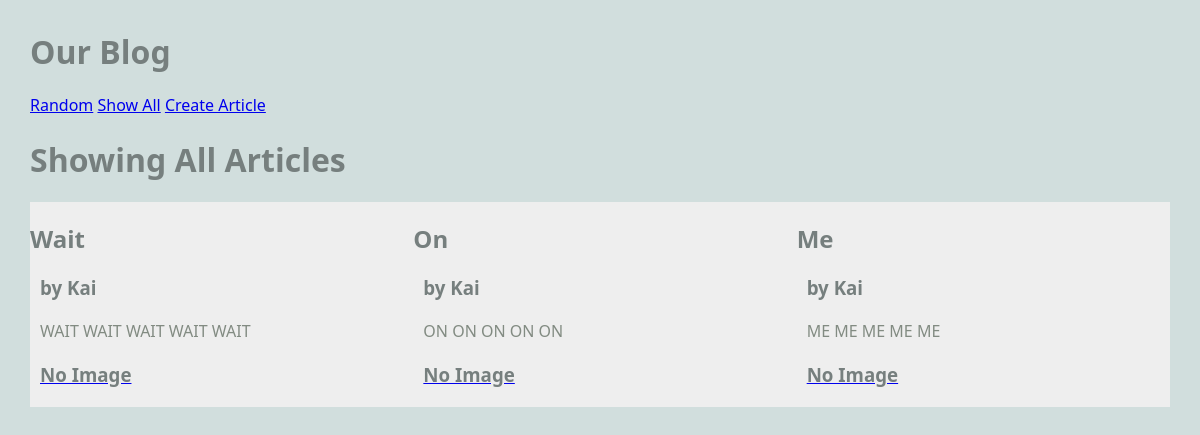
/blog/show_all, run on an earlier commit of the app's database.
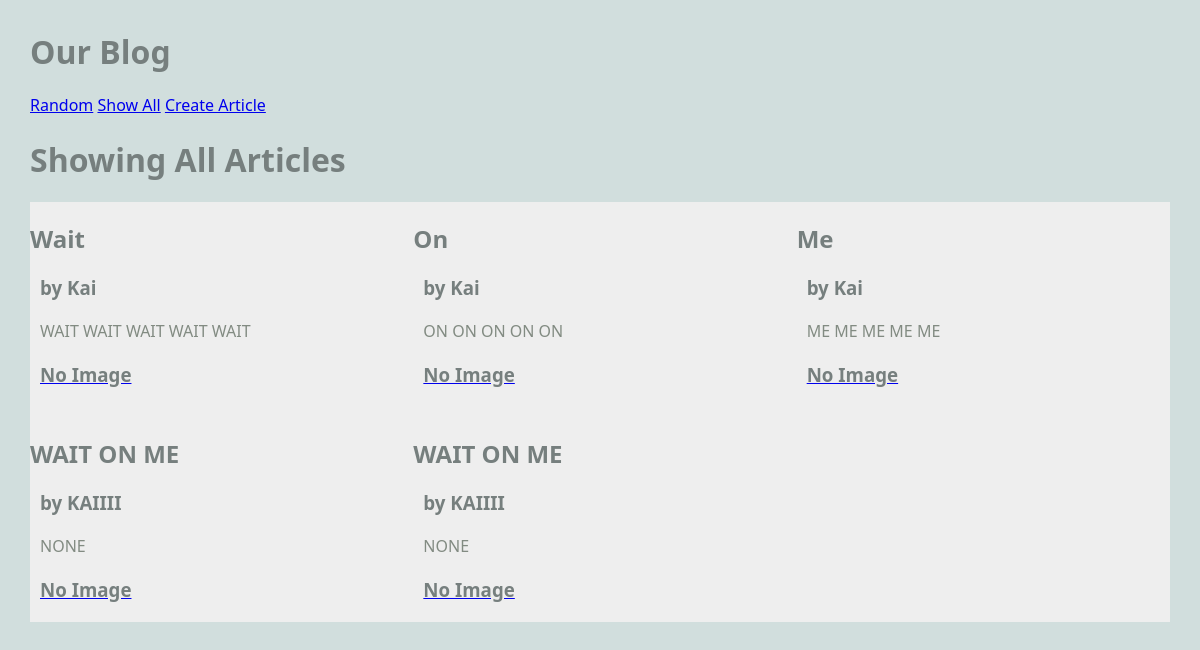
And on a later commit of the database.
### blog/models.py (models this page shows, shortened)
class Article(models.Model):
    title = models.TextField(blank=True)
    author = models.TextField(blank=True)
    text = models.TextField(blank=True)
    published = models.DateTimeField(auto_now=True)
    image_file = models.ImageField(blank=True) # Actual Image
    def __str__(self):
        return f'{self.title} by {self.author}'

### blog/views.py (the view)
# urls.py: path('show_all', ShowAllView.as_view(), name="show_all"),
class ShowAllView(ListView):
    model = Article
    template_name = "blog/show_all.html"
    context_object_name = "articles"

### blog/templates/blog/show_all.html
{% extends 'blog/base.html' %}
{% block content %}
<h1>Showing All Articles</h1>
<main class="grid-container">
     {% for article in articles %}
     <article>
        <div>
            <h2>
                {{article.title}}
            </h2>
            <h3>
                by {{article.author}}
            </h3>
            <p>
                {{article.text}}
            </p>
        </div>
        <a href="{% url 'article' article.pk %}">
        {% if article.image_file %}
        <img src="{{article.image_file.url}}" alt="Kai">
        {% else %}
        <h3>No Image</h3>
        {% endif %}
        </a>
    </article>
     {% endfor %}
</main>
{% endblock %}

What changed in the data, as far as the page shows it:
added Article: title "WAIT ON ME", author "KAIIII", text "NONE", image_file "No Image"
added Article: title "WAIT ON ME", author "KAIIII", text "NONE", image_file "No Image"
